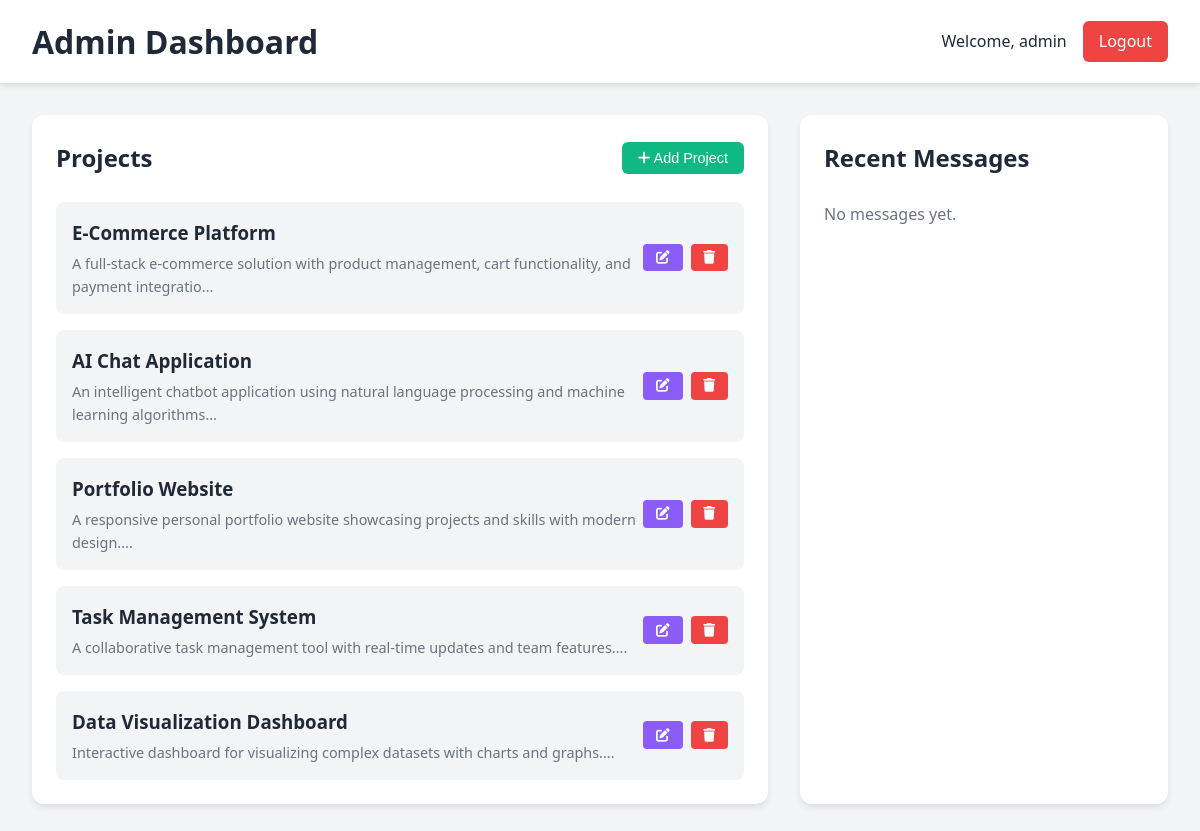
Page /admin/dashboard.php (signed in) on the committed database.
### tables this page shows
CREATE TABLE IF NOT EXISTS projects (
    id INT AUTO_INCREMENT PRIMARY KEY,
    title VARCHAR(100) NOT NULL,
    description TEXT NOT NULL,
    tags VARCHAR(255),
    link VARCHAR(255),
    image_url VARCHAR(255),
    created_at TIMESTAMP DEFAULT CURRENT_TIMESTAMP,
    updated_at TIMESTAMP DEFAULT CURRENT_TIMESTAMP ON UPDATE CURRENT_TIMESTAMP
);

### admin/dashboard.php (the view, shortened to what this page needs)
<?php
$conn = getDBConnection();
$projects_result = $conn->query("SELECT * FROM projects ORDER BY created_at DESC");
$projects = [];
while ($row = $projects_result->fetch_assoc()) {
    $projects[] = $row;
}
$contacts = [];
?>
<!DOCTYPE html>
<html lang="en">
<head>
    <link rel="stylesheet" href="../style.css">
    <link rel="stylesheet" href="https://cdnjs.cloudflare.com/ajax/libs/font-awesome/6.4.0/css/all.min.css">
</head>
<body>
    <div class="dashboard-container">
        <header class="dashboard-header">
            <h1>Admin Dashboard</h1>
            <div class="user-info">
                <span>Welcome, <?php echo htmlspecialchars($_SESSION['username']); ?></span>
                <a href="logout.php" class="btn-logout">Logout</a>
            </div>
        </header>
        <main class="dashboard-content">
            <div class="dashboard-grid">
                <div class="card">
                    <h2>
                        Projects
                        <button class="btn-add" onclick="openModal('add')">
                            <i class="fas fa-plus"></i> Add Project
                        </button>
                    </h2>
                    <div class="project-list">
                        <?php if (empty($projects)): ?>
                            <p style="color: var(--text-light);">No projects yet. Add your first project!</p>
                        <?php else: ?>
                            <?php foreach ($projects as $project): ?>
                                <div class="project-item">
                                    <div class="project-info">
                                        <h3><?php echo htmlspecialchars($project['title']); ?></h3>
                                        <p><?php echo htmlspecialchars(substr($project['description'], 0, 100)) . '...'; ?></p>
                                    </div>
                                    <div class="project-actions">
                                        <button class="btn-edit" onclick="openModal('edit', <?php echo $project['id']; ?>)">
                                            <i class="fas fa-edit"></i>
                                        </button>
                                        <form method="POST" style="display: inline;">
                                            <button type="submit" class="btn-delete" onclick="return confirm('Are you sure you want to delete this project?');">
                                                <i class="fas fa-trash"></i>
                                            </button>
                                        </form>
                                    </div>
                                </div>
                            <?php endforeach; ?>
                        <?php endif; ?>
                    </div>
                </div>
                <div class="card">
                    <h2>Recent Messages</h2>
                    <div class="contact-list">
                        <?php if (empty($contacts)): ?>
                            <p style="color: var(--text-light);">No messages yet.</p>
                        <?php endif; ?>
                    </div>
                </div>
            </div>
        </main>
    </div>
</body>
</html>

### style.css (style rules this page uses)
:root { --primary-color: #8b5cf6; --secondary-color: #6366f1; --accent-color: #a855f7; --text-color: #1f2937; --text-light: #6b7280; --bg-color: #ffffff; --bg-alt: #f3f4f6; --border-color: #e5e7eb; --success-color: #10b981; --error-color: #ef4444; --shadow: 0 4px 6px -1px rgba(0, 0, 0, 0.1); --shadow-lg: 0 10px 15px -3px rgba(0, 0, 0, 0.1); --shadow-glow: 0 0 20px rgba(139, 92, 246, 0.3); --transition: all 0.3s ease; }
* { margin: 0; padding: 0; box-sizing: border-box; }
html { scroll-behavior: smooth; }
body { font-family: 'Segoe UI', Tahoma, Geneva, Verdana, sans-serif; line-height: 1.6; color: var(--text-color); background-color: var(--bg-color); transition: var(--transition); overflow-x: hidden; }
body::before { content: ''; position: fixed; top: 0; left: 0; width: 100%; height: 100%; background: linear-gradient(45deg, var(--primary-color), var(--accent-color), var(--secondary-color), var(--primary-color)); background-size: 400% 400%; opacity: 0.03; animation: gradientShift 15s ease infinite; z-index: -1; pointer-events: none; }

### admin/dashboard.php (style rules this page uses)
.dashboard-container { min-height: 100vh; background-color: var(--bg-alt); }
.dashboard-header { background-color: var(--bg-color); padding: 1rem 2rem; box-shadow: var(--shadow); display: flex; justify-content: space-between; align-items: center; }
.dashboard-header h1 { color: var(--text-color); }
.user-info { display: flex; align-items: center; gap: 1rem; }
.user-info span { color: var(--text-color); }
.btn-logout { padding: 0.5rem 1rem; background-color: var(--error-color); color: white; border: none; border-radius: 6px; cursor: pointer; text-decoration: none; }
.dashboard-content { padding: 2rem; }
.dashboard-grid { display: grid; grid-template-columns: 2fr 1fr; gap: 2rem; }
.card { background-color: var(--bg-color); padding: 1.5rem; border-radius: 12px; box-shadow: var(--shadow); margin-bottom: 2rem; }
.card h2 { color: var(--text-color); margin-bottom: 1.5rem; display: flex; justify-content: space-between; align-items: center; }
.btn-add { padding: 0.5rem 1rem; background-color: var(--success-color); color: white; border: none; border-radius: 6px; cursor: pointer; font-size: 0.9rem; }
.project-list { display: flex; flex-direction: column; gap: 1rem; }
.project-item { display: flex; justify-content: space-between; align-items: center; padding: 1rem; background-color: var(--bg-alt); border-radius: 8px; }
.project-info h3 { color: var(--text-color); margin-bottom: 0.25rem; }
.project-info p { color: var(--text-light); font-size: 0.9rem; }
.project-actions { display: flex; gap: 0.5rem; }
.btn-edit { padding: 0.4rem 0.8rem; background-color: var(--primary-color); color: white; border: none; border-radius: 4px; cursor: pointer; font-size: 0.85rem; }
.btn-delete { padding: 0.4rem 0.8rem; background-color: var(--error-color); color: white; border: none; border-radius: 4px; cursor: pointer; font-size: 0.85rem; }
.contact-list { display: flex; flex-direction: column; gap: 1rem; }

### rows in the picture
projects: title "E-Commerce Platform", description "A full-stack e-commerce solution with product management, cart functionality, and payment integratio"
projects: title "AI Chat Application", description "An intelligent chatbot application using natural language processing and machine learning algorithms"
projects: title "Portfolio Website", description "A responsive personal portfolio website showcasing projects and skills with modern design."
projects: title "Task Management System", description "A collaborative task management tool with real-time updates and team features."
projects: title "Data Visualization Dashboard", description "Interactive dashboard for visualizing complex datasets with charts and graphs."

### other values in the picture
$_SESSION['username'] "admin"
